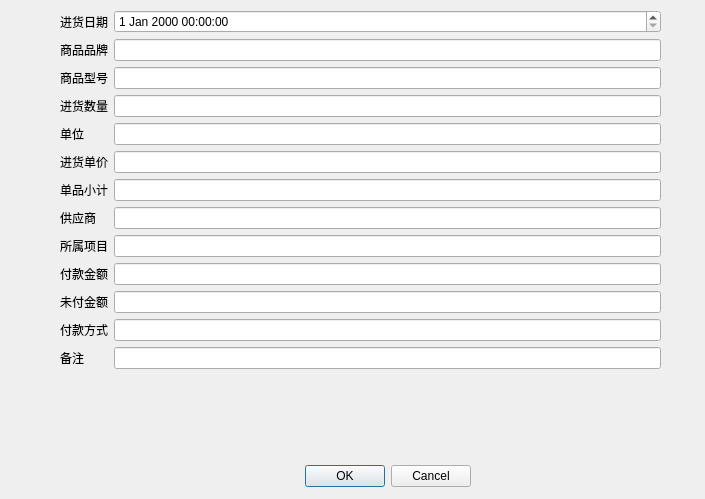
<?xml version="1.0" encoding="UTF-8"?>
<ui version="4.0">
 <class>writeOffDialog</class>
 <widget class="QDialog" name="writeOffDialog">
  <property name="geometry">
   <rect>
    <x>0</x>
    <y>0</y>
    <width>705</width>
    <height>499</height>
   </rect>
  </property>
  <property name="windowTitle">
   <string>Dialog</string>
  </property>
  <widget class="QDialogButtonBox" name="buttonBox">
   <property name="geometry">
    <rect>
     <x>130</x>
     <y>460</y>
     <width>341</width>
     <height>32</height>
    </rect>
   </property>
   <property name="orientation">
    <enum>Qt::Horizontal</enum>
   </property>
   <property name="standardButtons">
    <set>QDialogButtonBox::Cancel|QDialogButtonBox::Ok</set>
   </property>
  </widget>
  <widget class="QWidget" name="formLayoutWidget">
   <property name="geometry">
    <rect>
     <x>60</x>
     <y>10</y>
     <width>601</width>
     <height>431</height>
    </rect>
   </property>
   <layout class="QFormLayout" name="formLayout_2">
    <item row="1" column="0">
     <widget class="QLabel" name="label">
      <property name="text">
       <string>进货日期</string>
      </property>
     </widget>
    </item>
    <item row="2" column="0">
     <widget class="QLabel" name="label_2">
      <property name="text">
       <string>商品品牌</string>
      </property>
     </widget>
    </item>
    <item row="2" column="1">
     <widget class="QLineEdit" name="lineEdit_2"/>
    </item>
    <item row="3" column="0">
     <widget class="QLabel" name="label_3">
      <property name="text">
       <string>商品型号</string>
      </property>
     </widget>
    </item>
    <item row="3" column="1">
     <widget class="QLineEdit" name="lineEdit_3"/>
    </item>
    <item row="4" column="0">
     <widget class="QLabel" name="label_4">
      <property name="text">
       <string>进货数量</string>
      </property>
     </widget>
    </item>
    <item row="4" column="1">
     <widget class="QLineEdit" name="lineEdit_4"/>
    </item>
    <item row="5" column="0">
     <widget class="QLabel" name="label_5">
      <property name="text">
       <string>单位</string>
      </property>
     </widget>
    </item>
    <item row="5" column="1">
     <widget class="QLineEdit" name="lineEdit_5"/>
    </item>
    <item row="6" column="0">
     <widget class="QLabel" name="label_6">
      <property name="text">
       <string>进货单价</string>
      </property>
     </widget>
    </item>
    <item row="6" column="1">
     <widget class="QLineEdit" name="lineEdit_6"/>
    </item>
    <item row="7" column="0">
     <widget class="QLabel" name="label_8">
      <property name="text">
       <string>单品小计</string>
      </property>
     </widget>
    </item>
    <item row="7" column="1">
     <widget class="QLineEdit" name="lineEdit_7">
      <property name="readOnly">
       <bool>true</bool>
      </property>
     </widget>
    </item>
    <item row="8" column="0">
     <widget class="QLabel" name="label_7">
      <property name="text">
       <string>供应商</string>
      </property>
     </widget>
    </item>
    <item row="8" column="1">
     <widget class="QLineEdit" name="lineEdit_8"/>
    </item>
    <item row="9" column="0">
     <widget class="QLabel" name="label_10">
      <property name="text">
       <string>所属项目</string>
      </property>
     </widget>
    </item>
    <item row="9" column="1">
     <widget class="QLineEdit" name="lineEdit_9"/>
    </item>
    <item row="10" column="0">
     <widget class="QLabel" name="label_9">
      <property name="text">
       <string>付款金额</string>
      </property>
     </widget>
    </item>
    <item row="10" column="1">
     <widget class="QLineEdit" name="lineEdit_10">
      <property name="readOnly">
       <bool>true</bool>
      </property>
     </widget>
    </item>
    <item row="11" column="0">
     <widget class="QLabel" name="label_11">
      <property name="text">
       <string>未付金额</string>
      </property>
     </widget>
    </item>
    <item row="11" column="1">
     <widget class="QLineEdit" name="lineEdit_11"/>
    </item>
    <item row="12" column="0">
     <widget class="QLabel" name="label_12">
      <property name="text">
       <string>付款方式</string>
      </property>
     </widget>
    </item>
    <item row="12" column="1">
     <widget class="QLineEdit" name="lineEdit_12"/>
    </item>
    <item row="13" column="0">
     <widget class="QLabel" name="label_13">
      <property name="text">
       <string>备注</string>
      </property>
     </widget>
    </item>
    <item row="13" column="1">
     <widget class="QLineEdit" name="lineEdit_13"/>
    </item>
    <item row="1" column="1">
     <widget class="QDateTimeEdit" name="dateTimeEdit"/>
    </item>
   </layout>
  </widget>
 </widget>
 <resources/>
 <connections>
  <connection>
   <sender>buttonBox</sender>
   <signal>accepted()</signal>
   <receiver>writeOffDialog</receiver>
   <slot>accept()</slot>
   <hints>
    <hint type="sourcelabel">
     <x>428</x>
     <y>474</y>
    </hint>
    <hint type="destinationlabel">
     <x>157</x>
     <y>274</y>
    </hint>
   </hints>
  </connection>
  <connection>
   <sender>buttonBox</sender>
   <signal>rejected()</signal>
   <receiver>writeOffDialog</receiver>
   <slot>reject()</slot>
   <hints>
    <hint type="sourcelabel">
     <x>496</x>
     <y>480</y>
    </hint>
    <hint type="destinationlabel">
     <x>286</x>
     <y>274</y>
    </hint>
   </hints>
  </connection>
 </connections>
</ui>
